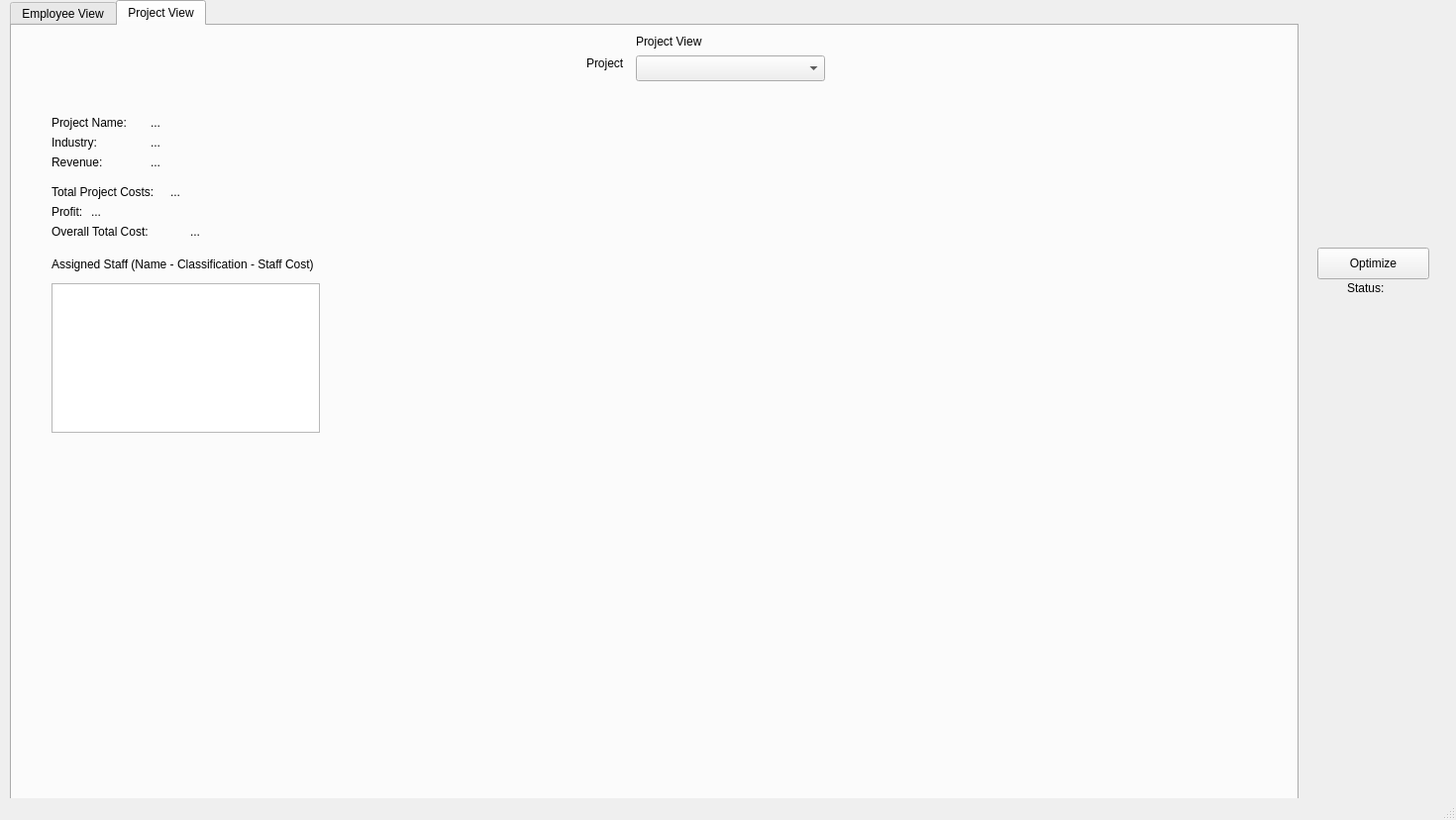
<?xml version="1.0" encoding="UTF-8"?>
<ui version="4.0">
 <class>MainWindow</class>
 <widget class="QMainWindow" name="MainWindow">
  <property name="geometry">
   <rect>
    <x>0</x>
    <y>0</y>
    <width>1470</width>
    <height>828</height>
   </rect>
  </property>
  <property name="windowTitle">
   <string>MainWindow</string>
  </property>
  <widget class="QWidget" name="centralwidget">
   <widget class="QPushButton" name="btnRunOptimization">
    <property name="geometry">
     <rect>
      <x>1330</x>
      <y>250</y>
      <width>113</width>
      <height>32</height>
     </rect>
    </property>
    <property name="text">
     <string>Optimize</string>
    </property>
   </widget>
   <widget class="QLabel" name="label_6">
    <property name="geometry">
     <rect>
      <x>1360</x>
      <y>280</y>
      <width>51</width>
      <height>21</height>
     </rect>
    </property>
    <property name="text">
     <string>Status:</string>
    </property>
   </widget>
   <widget class="QLabel" name="lblStatus">
    <property name="geometry">
     <rect>
      <x>1320</x>
      <y>300</y>
      <width>141</width>
      <height>20</height>
     </rect>
    </property>
    <property name="text">
     <string/>
    </property>
   </widget>
   <widget class="QTabWidget" name="tabWidget">
    <property name="geometry">
     <rect>
      <x>10</x>
      <y>0</y>
      <width>1301</width>
      <height>901</height>
     </rect>
    </property>
    <property name="autoFillBackground">
     <bool>false</bool>
    </property>
    <property name="tabShape">
     <enum>QTabWidget::Rounded</enum>
    </property>
    <property name="currentIndex">
     <number>1</number>
    </property>
    <property name="usesScrollButtons">
     <bool>false</bool>
    </property>
    <widget class="QWidget" name="widget">
     <attribute name="title">
      <string>Employee View</string>
     </attribute>
     <widget class="QListWidget" name="wAssignedProjects">
      <property name="geometry">
       <rect>
        <x>970</x>
        <y>190</y>
        <width>211</width>
        <height>181</height>
       </rect>
      </property>
     </widget>
     <widget class="QLabel" name="lblEmployeeName">
      <property name="geometry">
       <rect>
        <x>1080</x>
        <y>90</y>
        <width>211</width>
        <height>16</height>
       </rect>
      </property>
      <property name="text">
       <string>...</string>
      </property>
     </widget>
     <widget class="QComboBox" name="cbEmployee">
      <property name="geometry">
       <rect>
        <x>630</x>
        <y>30</y>
        <width>191</width>
        <height>26</height>
       </rect>
      </property>
     </widget>
     <widget class="QLabel" name="lblClassifcation_3">
      <property name="geometry">
       <rect>
        <x>970</x>
        <y>110</y>
        <width>91</width>
        <height>16</height>
       </rect>
      </property>
      <property name="text">
       <string>Classification:</string>
      </property>
     </widget>
     <widget class="QLabel" name="lblBaseRate">
      <property name="geometry">
       <rect>
        <x>1080</x>
        <y>130</y>
        <width>171</width>
        <height>16</height>
       </rect>
      </property>
      <property name="text">
       <string>...</string>
      </property>
     </widget>
     <widget class="QWidget" name="wHours" native="true">
      <property name="geometry">
       <rect>
        <x>100</x>
        <y>370</y>
        <width>821</width>
        <height>351</height>
       </rect>
      </property>
     </widget>
     <widget class="QLabel" name="lblClassifcation">
      <property name="geometry">
       <rect>
        <x>1080</x>
        <y>110</y>
        <width>171</width>
        <height>16</height>
       </rect>
      </property>
      <property name="text">
       <string>...</string>
      </property>
     </widget>
     <widget class="QWidget" name="wPieBillable" native="true">
      <property name="geometry">
       <rect>
        <x>100</x>
        <y>100</y>
        <width>361</width>
        <height>251</height>
       </rect>
      </property>
     </widget>
     <widget class="QLabel" name="label">
      <property name="geometry">
       <rect>
        <x>560</x>
        <y>30</y>
        <width>71</width>
        <height>16</height>
       </rect>
      </property>
      <property name="text">
       <string>Employee</string>
      </property>
     </widget>
     <widget class="QLabel" name="lblEmployee">
      <property name="geometry">
       <rect>
        <x>620</x>
        <y>0</y>
        <width>161</width>
        <height>31</height>
       </rect>
      </property>
      <property name="text">
       <string>Employee View</string>
      </property>
     </widget>
     <widget class="QLabel" name="label_14">
      <property name="geometry">
       <rect>
        <x>970</x>
        <y>170</y>
        <width>121</width>
        <height>16</height>
       </rect>
      </property>
      <property name="text">
       <string>Assigned Projects</string>
      </property>
     </widget>
     <widget class="QLabel" name="lblBaseRate_3">
      <property name="geometry">
       <rect>
        <x>970</x>
        <y>130</y>
        <width>71</width>
        <height>16</height>
       </rect>
      </property>
      <property name="text">
       <string>Base Rate:</string>
      </property>
     </widget>
     <widget class="QLabel" name="lblEmployeeName_3">
      <property name="geometry">
       <rect>
        <x>970</x>
        <y>90</y>
        <width>101</width>
        <height>16</height>
       </rect>
      </property>
      <property name="text">
       <string>Employee Name:</string>
      </property>
     </widget>
     <widget class="QWidget" name="wBarBillable" native="true">
      <property name="geometry">
       <rect>
        <x>500</x>
        <y>100</y>
        <width>421</width>
        <height>251</height>
       </rect>
      </property>
     </widget>
    </widget>
    <widget class="QWidget" name="tab_2">
     <attribute name="title">
      <string>Project View</string>
     </attribute>
     <widget class="QLabel" name="lblProject">
      <property name="geometry">
       <rect>
        <x>630</x>
        <y>0</y>
        <width>140</width>
        <height>31</height>
       </rect>
      </property>
      <property name="text">
       <string>Project View</string>
      </property>
     </widget>
     <widget class="QLabel" name="label_3">
      <property name="geometry">
       <rect>
        <x>40</x>
        <y>90</y>
        <width>91</width>
        <height>16</height>
       </rect>
      </property>
      <property name="text">
       <string>Project Name:</string>
      </property>
     </widget>
     <widget class="QLabel" name="label_10">
      <property name="geometry">
       <rect>
        <x>40</x>
        <y>180</y>
        <width>60</width>
        <height>16</height>
       </rect>
      </property>
      <property name="text">
       <string>Profit:</string>
      </property>
     </widget>
     <widget class="QLabel" name="lblTotalCosts">
      <property name="geometry">
       <rect>
        <x>160</x>
        <y>160</y>
        <width>121</width>
        <height>16</height>
       </rect>
      </property>
      <property name="text">
       <string>...</string>
      </property>
     </widget>
     <widget class="QWidget" name="wHoursClassification" native="true">
      <property name="geometry">
       <rect>
        <x>370</x>
        <y>70</y>
        <width>781</width>
        <height>621</height>
       </rect>
      </property>
     </widget>
     <widget class="QLabel" name="lblIndustry">
      <property name="geometry">
       <rect>
        <x>140</x>
        <y>110</y>
        <width>91</width>
        <height>16</height>
       </rect>
      </property>
      <property name="text">
       <string>...</string>
      </property>
     </widget>
     <widget class="QLabel" name="lblProfit">
      <property name="geometry">
       <rect>
        <x>80</x>
        <y>180</y>
        <width>101</width>
        <height>16</height>
       </rect>
      </property>
      <property name="text">
       <string>...</string>
      </property>
     </widget>
     <widget class="QListWidget" name="wAssignedStaff">
      <property name="geometry">
       <rect>
        <x>40</x>
        <y>260</y>
        <width>271</width>
        <height>151</height>
       </rect>
      </property>
     </widget>
     <widget class="QComboBox" name="cbProject">
      <property name="geometry">
       <rect>
        <x>630</x>
        <y>30</y>
        <width>191</width>
        <height>26</height>
       </rect>
      </property>
     </widget>
     <widget class="QLabel" name="label_5">
      <property name="geometry">
       <rect>
        <x>40</x>
        <y>130</y>
        <width>60</width>
        <height>16</height>
       </rect>
      </property>
      <property name="text">
       <string>Revenue:</string>
      </property>
     </widget>
     <widget class="QLabel" name="label_9">
      <property name="geometry">
       <rect>
        <x>40</x>
        <y>160</y>
        <width>131</width>
        <height>16</height>
       </rect>
      </property>
      <property name="text">
       <string>Total Project Costs:</string>
      </property>
     </widget>
     <widget class="QLabel" name="lblRevenue">
      <property name="geometry">
       <rect>
        <x>140</x>
        <y>130</y>
        <width>81</width>
        <height>16</height>
       </rect>
      </property>
      <property name="text">
       <string>...</string>
      </property>
     </widget>
     <widget class="QLabel" name="label_4">
      <property name="geometry">
       <rect>
        <x>40</x>
        <y>110</y>
        <width>60</width>
        <height>16</height>
       </rect>
      </property>
      <property name="text">
       <string>Industry:</string>
      </property>
     </widget>
     <widget class="QLabel" name="label_2">
      <property name="geometry">
       <rect>
        <x>580</x>
        <y>30</y>
        <width>51</width>
        <height>16</height>
       </rect>
      </property>
      <property name="text">
       <string>Project</string>
      </property>
     </widget>
     <widget class="QLabel" name="lblProjectName">
      <property name="geometry">
       <rect>
        <x>140</x>
        <y>90</y>
        <width>101</width>
        <height>16</height>
       </rect>
      </property>
      <property name="text">
       <string>...</string>
      </property>
     </widget>
     <widget class="QLabel" name="label_13">
      <property name="geometry">
       <rect>
        <x>40</x>
        <y>231</y>
        <width>311</width>
        <height>20</height>
       </rect>
      </property>
      <property name="text">
       <string>Assigned Staff (Name - Classification - Staff Cost)</string>
      </property>
     </widget>
     <widget class="QLabel" name="label_7">
     <property name="geometry">
      <rect>
       <x>40</x>
       <y>200</y>
       <width>131</width>
       <height>16</height>
      </rect>
     </property>
     <property name="text">
       <string>Overall Total Cost:</string>
     </property>
    </widget>
    <widget class="QLabel" name="label_8">
     <property name="geometry">
      <rect>
       <x>180</x>
       <y>200</y>
       <width>131</width>
       <height>16</height>
      </rect>
     </property>
      <property name="text">
       <string>...</string>
      </property>
     </widget>
    </widget>
   </widget>
  </widget>
  <widget class="QMenuBar" name="menubar">
   <property name="geometry">
    <rect>
     <x>0</x>
     <y>0</y>
     <width>1470</width>
     <height>37</height>
    </rect>
   </property>
  </widget>
  <widget class="QStatusBar" name="statusbar"/>
 </widget>
 <resources/>
 <connections/>
</ui>
